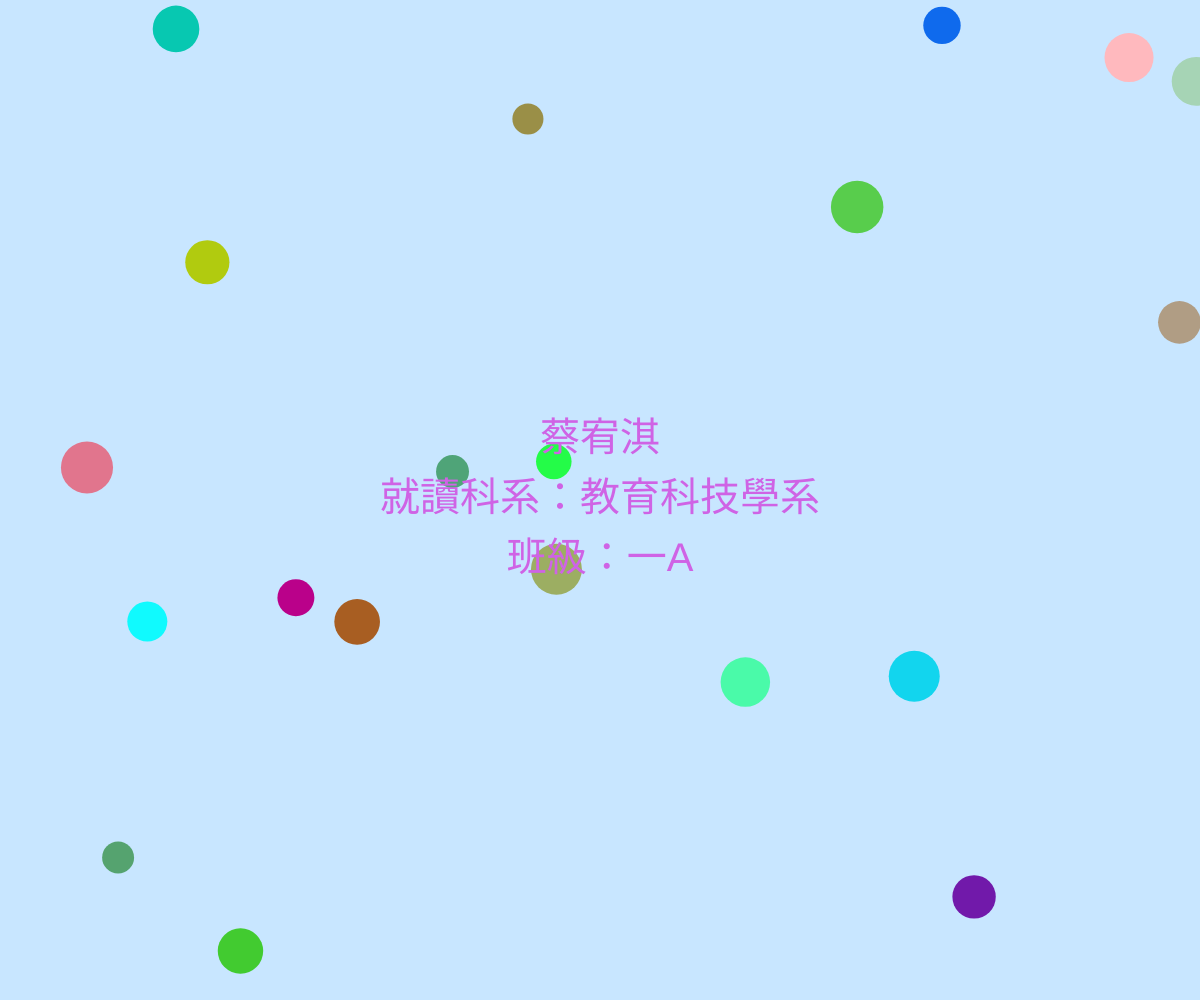
Frame 1 (no input)
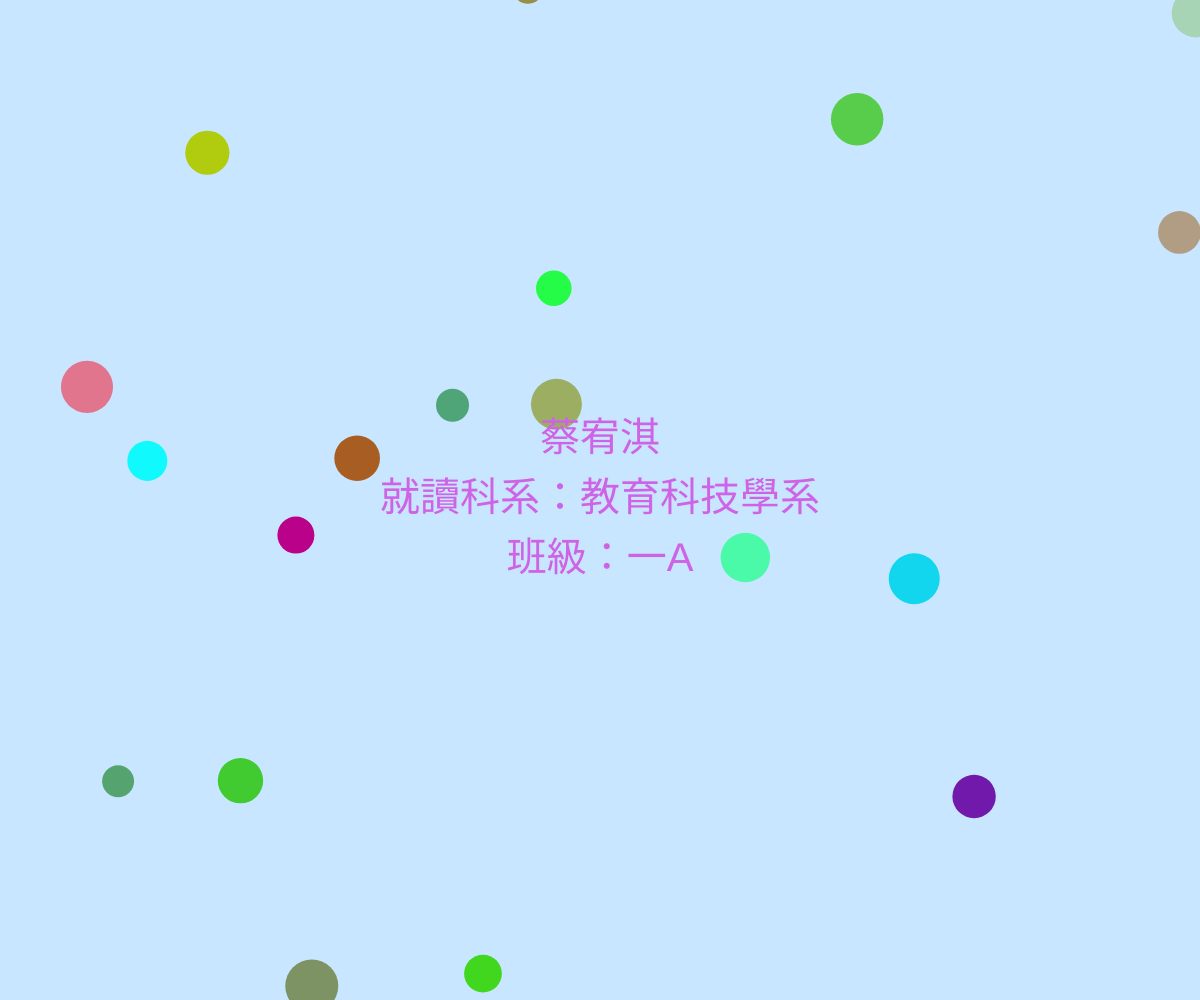
Frame 60 (no input)
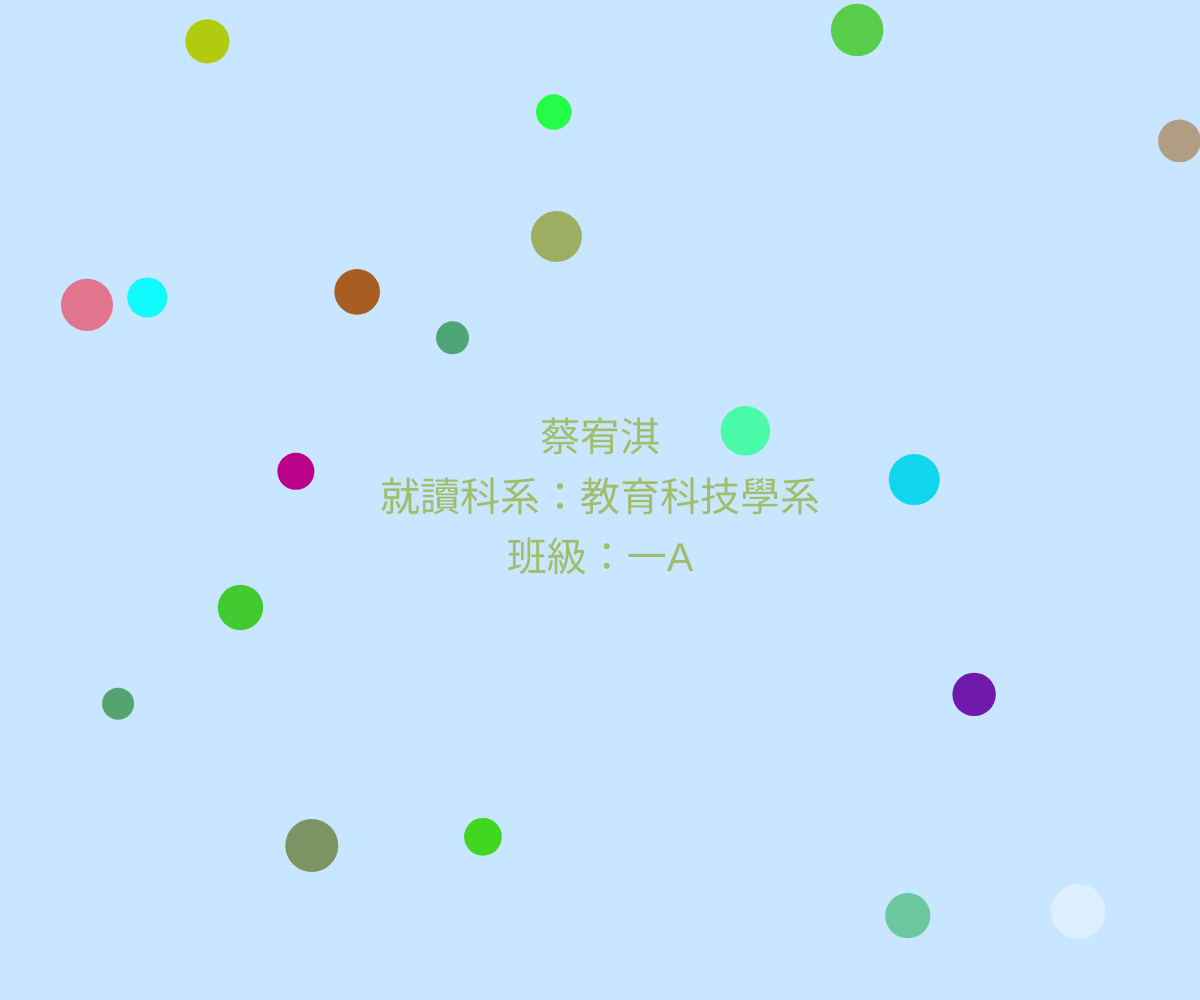
Frame 120 (the mouse pressed at the canvas centre since frame 60)

The p5.js sketch that drew these frames (run headless with seeded random() and noise() and a simulated clock; from frame 60 on, the mouse is pressed at the canvas centre):

// p5.js sketch
// ── sketch.js
let balloons = [];
let textColor;
let lastColorChangeTime = 0; // 上次顏色變化的時間
const colorChangeInterval = 1000; // 顏色變化間隔（毫秒）

function setup() {
  createCanvas(windowWidth, windowHeight);

  // 初始化氣球
  for (let i = 0; i < 20; i++) {
    balloons.push({
      x: random(width),
      y: random(height),
      size: random(30, 60),
      color: color(random(255), random(255), random(255)),
      speed: random(1, 3),
    });
  }

  // 初始化文字顏色
  textColor = color(random(255), random(255), random(255));
}

function draw() {
  background(200, 230, 255); // 淡藍色背景

  // 繪製氣球
  for (let balloon of balloons) {
    fill(balloon.color);
    noStroke();
    ellipse(balloon.x, balloon.y, balloon.size);

    // 氣球向上飄動
    balloon.y -= balloon.speed;

    // 如果氣球超出畫布，重置到底部
    if (balloon.y < -balloon.size) {
      balloon.y = height + balloon.size;
      balloon.x = random(width);
      balloon.size = random(30, 60);
      balloon.color = color(random(255), random(255), random(255));
      balloon.speed = random(1, 3);
    }
  }

  // 每隔一段時間更新文字顏色
  if (millis() - lastColorChangeTime > colorChangeInterval) {
    textColor = color(random(255), random(255), random(255));
    lastColorChangeTime = millis();
  }

  // 設定文字樣式
  textSize(40); // 加大文字
  textAlign(CENTER, CENTER);
  fill(textColor); // 使用更新後的文字顏色

  // 顯示自我介紹文字
  text("蔡宥淇", width / 2, height / 2 - 60);
  text("就讀科系：教育科技學系", width / 2, height / 2);
  text("班級：一A", width / 2, height / 2 + 60);
}

// 當視窗大小改變時，重新調整畫布大小
function windowResized() {
  resizeCanvas(windowWidth, windowHeight);
}
